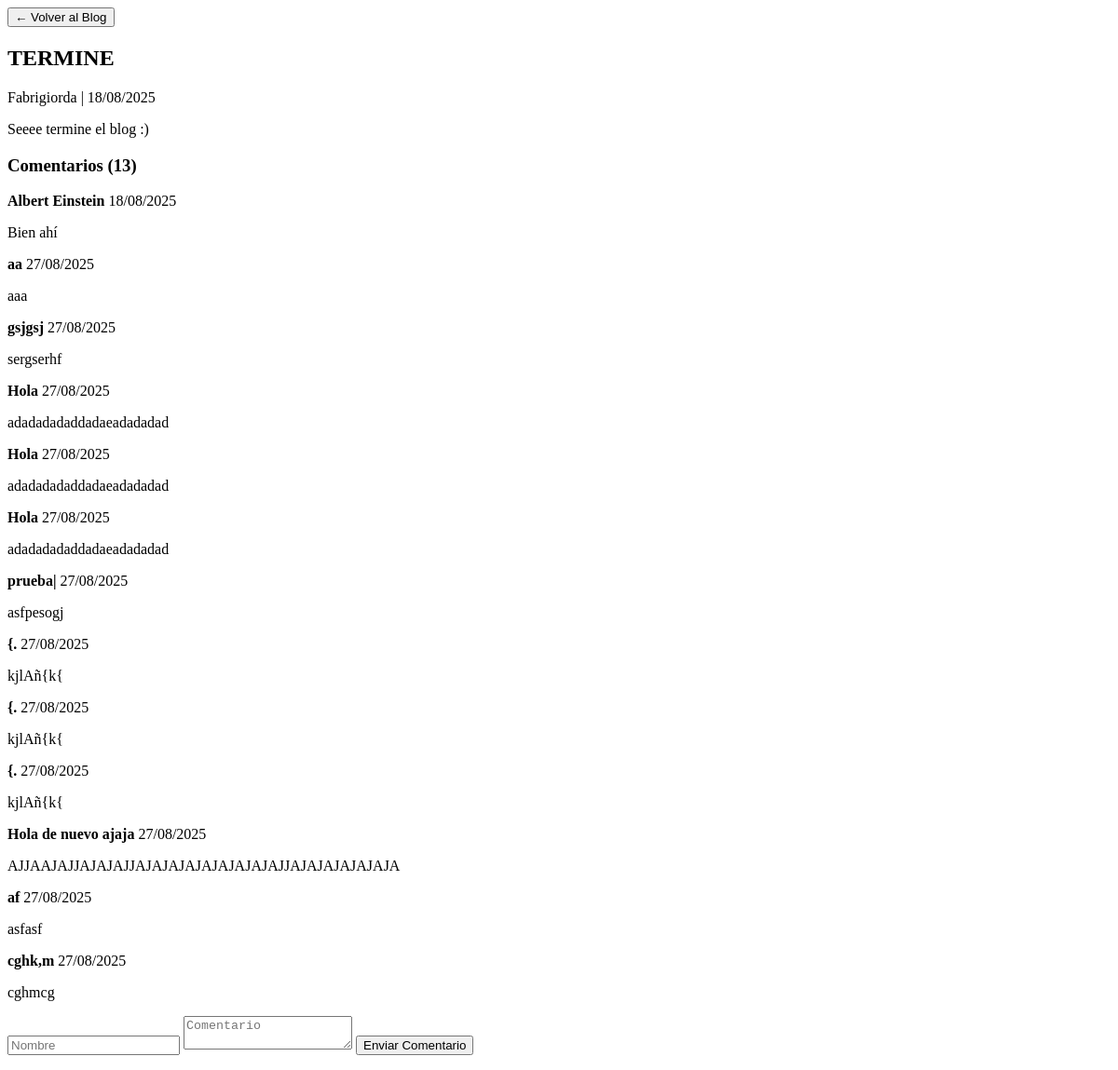
/blog/embedded/termine/, run on an earlier commit of the app's database.
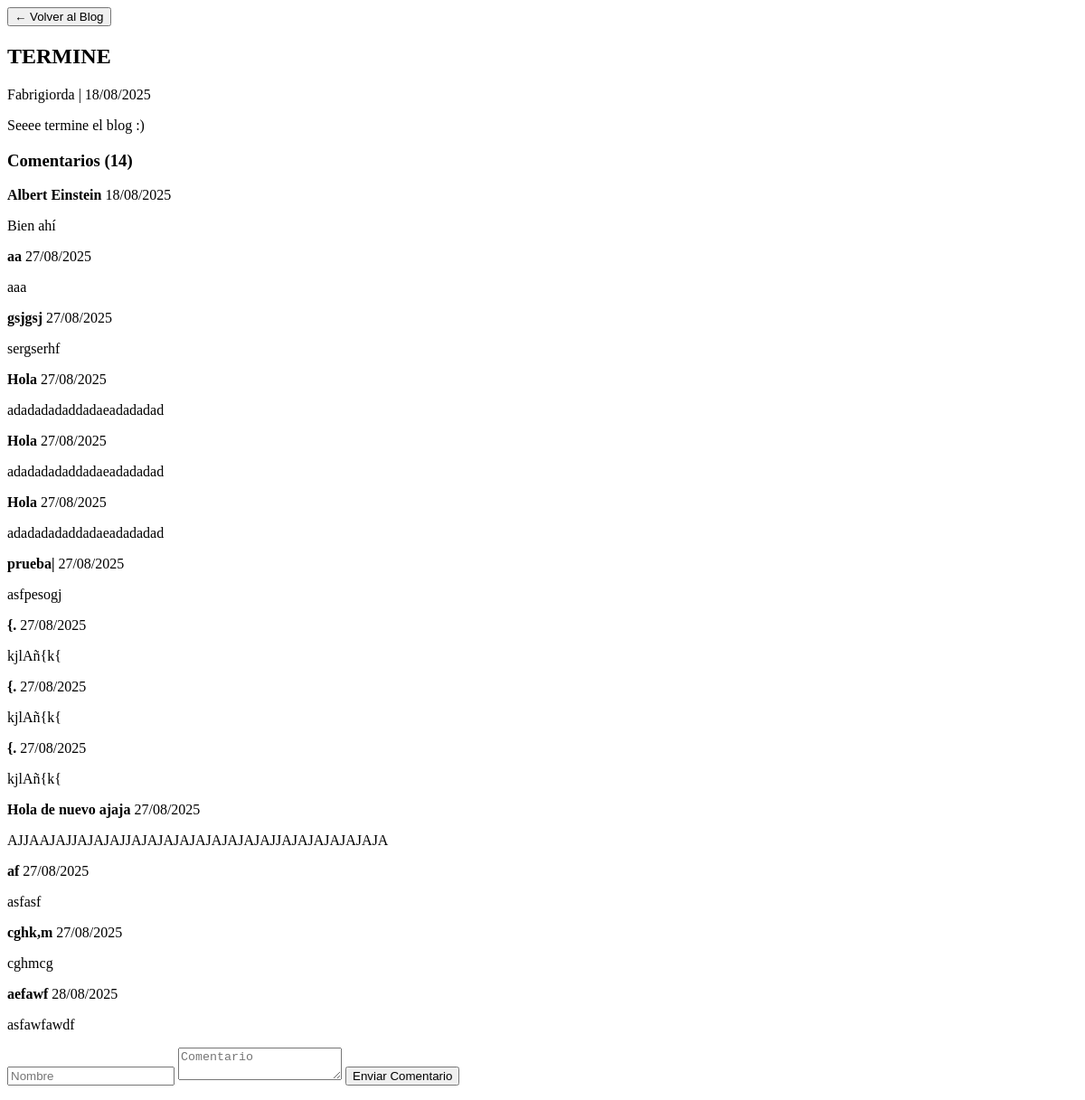
And on a later commit of the database.
### blog/models.py (models this page shows, shortened)
class Comment(models.Model):
    post = models.ForeignKey(Post, on_delete=models.CASCADE, related_name='comments')
    name = models.CharField(max_length=80)
    body = models.TextField()
    created_on = models.DateTimeField(auto_now_add=True)
    active = models.BooleanField(default=True)
    class Meta:
        ordering = ['created_on']

### blog/views.py (the view)
# urls.py: path('embedded/<slug:slug>/', views.embedded_post_detail, name='embedded_detail'),
def embedded_post_detail(request, slug):
    post = get_object_or_404(Post, slug=slug)
    comments = post.comments.filter(active=True)
    if request.method == 'POST':
        comment_form = CommentForm(data=request.POST)
        if comment_form.is_valid():
            new_comment = comment_form.save(commit=False)
            new_comment.post = post
            new_comment.save()
            return HttpResponseRedirect('/')
    else:
        comment_form = CommentForm()
    return render(request, 'blog/embedded_detail.html', {
        'post': post,
        'comments': post.comments.filter(active=True),
        'comment_form': comment_form
    })

### blog/forms.py
class CommentForm(forms.ModelForm):
    class Meta:
        model = Comment
        fields = ('name', 'body')

### portfolio/templates/blog/embedded_detail.html (shortened to what this page needs)
<div class="embedded-blog">
    <div class="post-detail">
        <button class="back-btn" onclick="loadEmbeddedBlog()">← Volver al Blog</button>
        <article class="post-article">
            <h1 class="post-title">{{ post.title }}</h1>
            <p class="post-meta">{{ post.author }} | {{ post.created_on|date:"d/m/Y" }}</p>
            <div class="post-content">{{ post.content|safe }}</div>
        </article>
        <section class="comments-section">
            <h3>Comentarios ({{ comments.count }})</h3>
            {% for comment in comments %}
            <div class="comment">
                <strong>{{ comment.name }}</strong>
                <span class="comment-date">{{ comment.created_on|date:"d/m/Y" }}</span>
                <p>{{ comment.body }}</p>
            </div>
            {% endfor %}
            <form class="comment-form" method="post" action="{% url 'blog:embedded_detail' post.slug %}">
                <input type="text" name="name" placeholder="Nombre" required>
                <textarea name="body" placeholder="Comentario" required></textarea>
                <button type="submit">Enviar Comentario</button>
            </form>
        </section>
    </div>
</div>

What changed in the data, as far as the page shows it:
added Comment: name "aefawf", created_on "28/08/2025", body "asfawfawdf"
Also different on the page:
{{ comments.count }}: "13" → "14"
